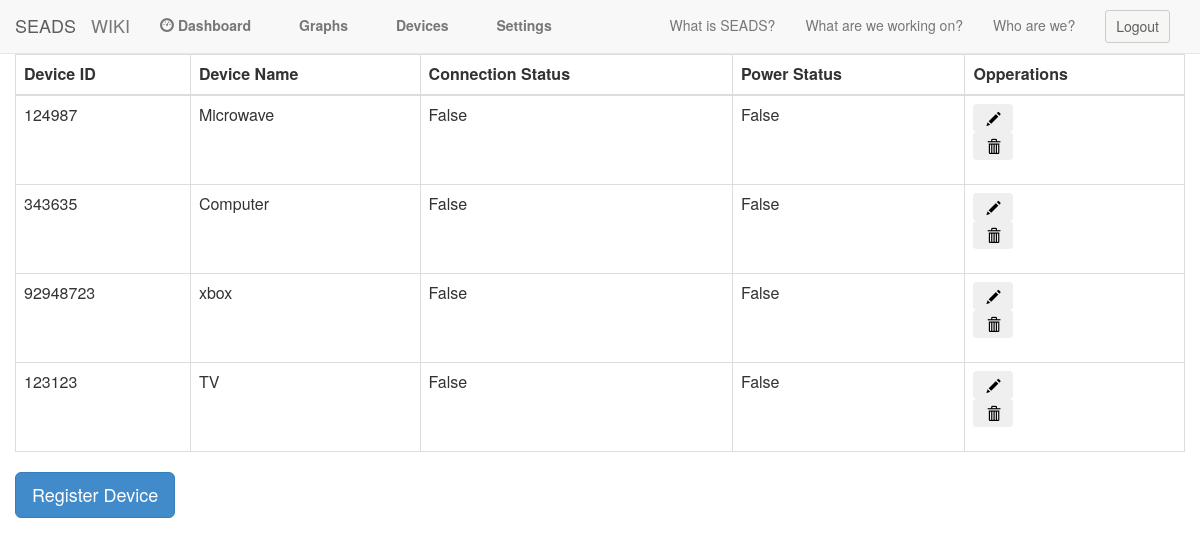
Before: /dashboard/ (signed in) with the older database file.
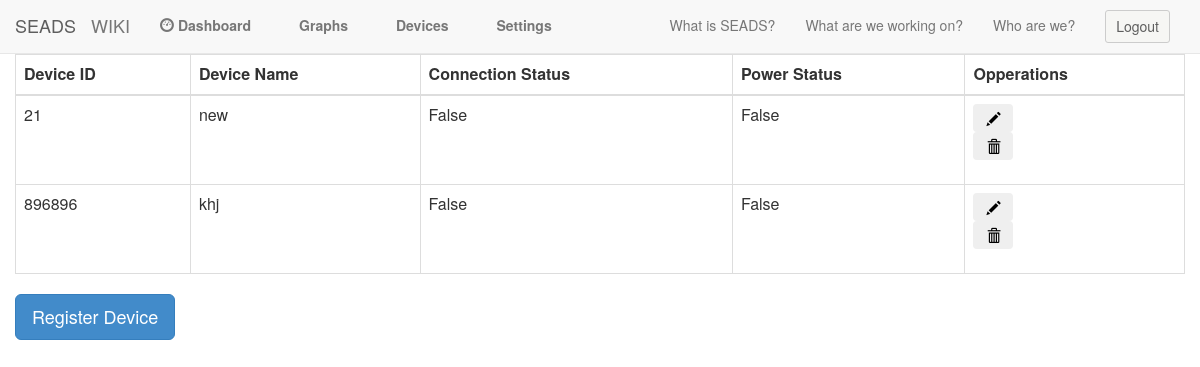
After: the same page with the newer database file.
### seadssite/models.py (models this page shows, shortened)
class Map(models.Model):
	user = models.ForeignKey(User)
	device = models.ForeignKey(Devices)
	'''
	getters
	'''
	def get_device(self):
		return self.device
	def get_id(self):
		return self.device.device_id
	'''
	setters
	'''

class Devices(models.Model):
	device_id = models.IntegerField()
	name = models.CharField(max_length=200, default='DEFAULT VALUE')
	connection_status = models.BooleanField(default=False)
	power_status = models.BooleanField(default=False)
	'''
	getters
	'''
	def get_id(self):
		return self.device_id
	def get_name(self):
		return self.name
	def get_connection(self):
		return self.connection_status
	def get_power(self):
		return self.power_status
	'''
	setters
	'''

### seadssite/views.py (the view)
# urls.py: url(r'^dashboard/',v.DashboardView),
def DashboardView(request):
    device_set = []
    device_id = 0
    current_user = request.user
    user_devices = Map.objects.filter(user_id=current_user.id)
    if(request.POST.get('register')):
        new_device_id = request.POST.get('device_id')
        new_device_name = request.POST.get('device_name')
        D = Devices(device_id=new_device_id, name=new_device_name)
        D.save()
        Map(user = current_user, device = D).save()
    elif(request.POST.get('delete')):
        device_id = request.POST.get('delete')
        Devices.objects.filter(device_id = device_id).delete()
    return render(request, 'dashboard.html', {'devices': user_devices, 'device_id': device_id})

### seadssite/templates/dashboard.html (shortened to what this page needs)
{% extends "base.html" %}
{% load staticfiles %}
{% block content %}
<div class="col-md-12">
	<div class="table-responsive">
		<table class="table table-hover table table-bordered">
			<thead>
				<th>Device ID</th>
				<th>Device Name</th>
				<th>Connection Status</th>
				<th>Power Status</th>
				<th>Opperations</th>
			</thead>
			<tbody>
				{% for device in devices%}
				<tr>
					<td>{{device.get_device.get_id}}</td>
					<td>{{device.get_device.get_name}}</td>
					<td>{{device.get_device.get_connection}}</td>
					<td>{{device.get_device.get_power}}</td>
					<td>
					<button class="btn" id="popover"><span class="glyphicon glyphicon-pencil"></span></button>
						<form method="post">
							<button type="submit" class="btn" value={{device.get_id}} name="delete"><span class="glyphicon glyphicon-trash"></span>
							</button>
						</form>
					</td>
				</tr>
				{% endfor %}
			</tbody>
		</table>
		<button type="button" class="btn btn-primary btn-lg" data-toggle="modal" data-target="#register_modal">
			Register Device
		</button>
	</div>
</div>
{% endblock %}

### seadssite/templates/base.html (shortened to what this page needs)
{% load staticfiles %}
<html>
  <head>
    <link href="{% static 'css/bootstrap.min.css' %}"
          rel="stylesheet" media="screen">
    <link href="{% static 'css/landing.css' %}" rel="stylesheet">
<nav class="navbar navbar-default navbar-static-top" role="navigation">
   <div class="container-fluid">
      <div class="nav-header">
         <a class="navbar-brand" href="">SEADS</a>
         <a class="navbar-brand" href="">WIKI</a>
      </div>
   <div class="navbar-collapse collapse navbar-left">
      <ul class="nav navbar-nav">
         {% if user.is_anonymous %}
         {% else %}
         <li><a class="navbar-left" href="/dashboard/"><span class="glyphicon glyphicon-dashboard"></span> <b>Dashboard</b></a></li>
         <li><a class="navbar-left" href="/visualization/"> <b>Graphs</b></a></li>
         <li><a class="navbar-left" href="/devices/"> <b>Devices</b></a></li>
         <li><a class="navbar-left" href=""> <b>Settings</b></a></li>
         {% endif %}
      </ul>
   </div>
   <div class="navbar-collapse collapse navbar-right">
      <ul class="nav navbar-nav">
        <li><a href="#whatis">What is SEADS?</a></li>
        <li><a href="#workingon">What are we working on?</a></li>
        <li><a href="#contributors">Who are we?</a></li>
        {% if user.is_anonymous %}
        <li class="signin"><button type="button" class="btn btn-default navbar-btn btn-sm signin actSign" onclick="window.location ='{%url 'django.contrib.auth.views.login' %}'">
        Sign In</button></li>
        <li class="signin"><button type="button" class="btn btn-default navbar-btn btn-sm signin actSign" onclick="window.location ='/register/'">
        Register</button></li>
        {% else %}
        <li class="signin"><button type="button" class="btn btn-default navbar-btn btn-sm signin actSign" onclick="window.location ='{%url 'django.contrib.auth.views.logout' %}'">
        Logout</button></li>
        {% endif %}
      </ul>
  </div>
</div>
</nav>
  </head>
  <body>
    {% block content %}
    {% endblock %}
  </body>
</html>

### SeadsFront/static/css/landing.css (style rules this page uses)
.navbar.navbar-default.navbar-static-top { margin-bottom: 0px; }
.btn.btn-default.navbar-btn.btn-sm.signin { color: #5e5e5e; background-color: #F6F6F4; font-family: "Helvetica Neue",Helvetica,Arial,sans-serif; font-size: 14px; }
ul>li.signin { padding-left: 15px; padding-right: 15px; }

Changed rows visible on the page:
removed Map: get_device.get_id "124987", get_device.get_name "Microwave", get_device.get_connection "False", get_device.get_power "False"
removed Map: get_device.get_id "343635", get_device.get_name "Computer", get_device.get_connection "False", get_device.get_power "False"
removed Map: get_device.get_id "92948723", get_device.get_name "xbox", get_device.get_connection "False", get_device.get_power "False"
removed Map: get_device.get_id "123123", get_device.get_name "TV", get_device.get_connection "False", get_device.get_power "False"
added Map: get_device.get_id "21", get_device.get_name "new", get_device.get_connection "False", get_device.get_power "False"
added Map: get_device.get_id "896896", get_device.get_name "khj", get_device.get_connection "False", get_device.get_power "False"
